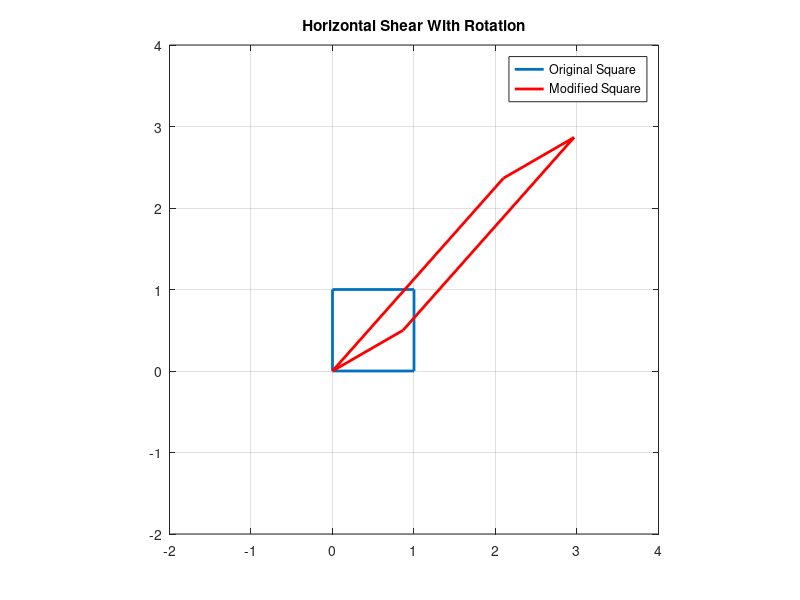

Reproduce this figure in MATLAB. (Note: this script raises an error after producing the figure.)
%% MAT343 LAB3
%%
% Question 1
    clf
    S = [0,1,1,0,0;0,0,1,1,0];
    plot(S(1,:),S(2,:),'linewidth',2)
    hold on
    T = [1,0;1,1];
    TS = T*S;
    plot(TS(1,:),TS(2,:),'-r','linewidth',2);
    title('Vertical Shear')
    legend('Original Square','Sheared Square','location','southeast')
    axis equal, axis([-1,3,-1,3]); grid on
    hold off
%%
% Question 2
   clf
   S = [0,1,1,0,0;0,0,1,1,0];
   plot(S(1,:),S(2,:),'linewidth',2)
   hold on
   T = [1,3;0,1];
   Q = [cos(pi/6),-sin(pi/6);sin(pi/6),cos(pi/6)];
   QTS = Q*T*S;
   plot(QTS(1,:),QTS(2,:),'-r','linewidth',2);
   title('Horizontal Shear With Rotation')
   legend('Original Square','Modified Square','location','northeast')
   axis equal, axis([-2,4,-2,4]); grid on
   hold off
   % The order matters, as you can see. In Example5, it rotated and then
   % sheared the original square. Whereas, we are trying to shear and then
   % rotate the square. The result looks identical to a reflected vertical
   % shear. So we can say that order does matter.
%% 
% Question 3
    type('Question3.m')
%%
% Question 4
    type('Question4.m')
%%
% Question 5
    clf
    M = [1,0,3;0,1,-3;0,0,1];
    S = [0,1,1,0,0;0,0,1,1,0;1,1,1,1,1];
    MS = M*S;
    plot(MS(1,:),MS(2,:),'-k','linewidth',2);
    hold on
    R = [0,1,0;1,0,0;0,0,1];
    RS = R*MS;
    plot(RS(1,:),RS(2,:),'-r','linewidth',2);
    plot([-4,5],[-4,5]);
    legend('Translated Square','Reflected Square','Line y = x','location','east')
    axis([-4,5,-4,5]); grid on
    hold off
%%
% Question 6
    type('Question6.m')
%%
% Question 7
    type('Question7.m')